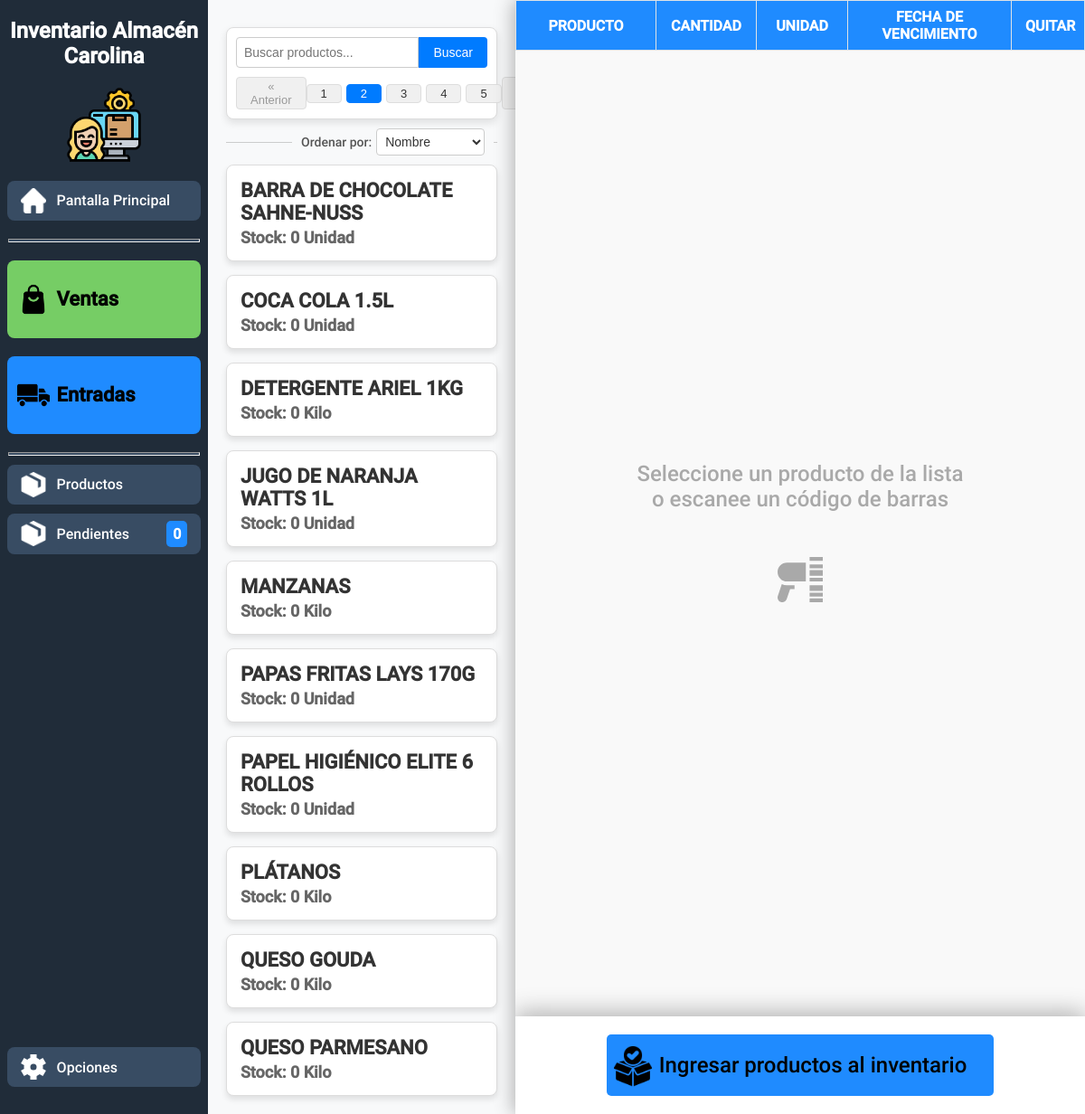
/modulo_entradas.php, run on the app's committed database.
### tables this page shows
CREATE TABLE producto (
    id_producto INT UNSIGNED NOT NULL AUTO_INCREMENT,
    nombre_producto VARCHAR(250) NOT NULL,
    total_vendidos BIGINT UNSIGNED DEFAULT 0, 
    stock_minimo INT UNSIGNED DEFAULT 10,
    codigo_de_barra VARCHAR(20),
    tiempo_alerta_vencimiento INT UNSIGNED DEFAULT 15,
    activo CHAR(1) NOT NULL DEFAULT 1,
    requiere_fecha_vencimiento CHAR(1) NOT NULL DEFAULT 1,
    por_registrar CHAR(1) NOT NULL DEFAULT 0,
     
    id_unidad INT UNSIGNED NOT NULL,
    PRIMARY KEY (id_producto)
);

### includes/modulo_entradas/lista_productos_modelo.php (called while the page is built, shortened)
<?php
function obtener_productos(object $pdo, string $busqueda, int $limite, int $offset)
{
    $consulta = "
        SELECT
            p.id_producto,
            p.nombre_producto,
            p.stock_minimo,
            p.codigo_de_barra,
            p.tiempo_alerta_vencimiento,
            u.nombre_unidad,
            pr.precio,
            c.costo
        FROM producto p
        LEFT JOIN unidad_de_medida u ON p.id_unidad = u.id_unidad
        LEFT JOIN precio pr ON p.id_producto = pr.id_producto
        LEFT JOIN costo c ON p.id_producto = c.id_producto
        WHERE LOWER(p.nombre_producto) LIKE LOWER(:busqueda)
        ORDER BY p.nombre_producto
        LIMIT :limite OFFSET :offset
        ;";
    $stmt = $pdo->prepare($consulta);
    $stmt->bindValue(":busqueda", "%$busqueda%", PDO::PARAM_STR);
    $stmt->bindValue(":limite", $limite, PDO::PARAM_INT);
    $stmt->bindValue(":offset", $offset, PDO::PARAM_INT);
    $stmt->execute();
    $productos = $stmt->fetchAll(PDO::FETCH_ASSOC);
    $consulta = "SELECT COUNT(*) AS total FROM producto WHERE LOWER(nombre_producto) LIKE LOWER(:busqueda);";
    $stmt = $pdo->prepare($consulta);
    $stmt->bindValue(":busqueda", "%$busqueda%", PDO::PARAM_STR);
    $stmt->execute();
    $total_items = $stmt->fetch(PDO::FETCH_ASSOC)["total"];
    $total_pages = ceil($total_items / $limite);
    return [
        "productos" => $productos,
        "total_items" => $total_items,
        "total_pages" => $total_pages
    ];
}

### includes/modulo_entradas/lista_productos.php (called while the page is built, shortened)
<?php
$search = $_GET['busqueda'] ?? '';
$page = $_GET['page'] ?? 1;
$itemsPerPage = 20;
$offset = ($page - 1) * $itemsPerPage;
try {
    require_once "includes/db.php";
    require_once "includes/modulo_entradas/lista_productos_modelo.php";
    require_once "includes/modulo_entradas/lista_productos_vista.php";
    $resul = obtener_productos($pdo, $search, $itemsPerPage, $offset);
} catch (\Throwable $th) {
}

### includes/modulo_entradas/lista_productos_vista.php (the view, shortened to what this page needs)
<?php
function insertar_productos($productos) {
    foreach ($productos as $producto) {
        [
            'id_producto'       => $id_producto,
            'nombre_producto'   => $nombre_producto,
            'stock_actual'      => $stock_actual,
            'stock_minimo'      => $stock_minimo,
            'codigo_de_barra'   => $codigo_de_barra,
            'requiere_fecha_vencimiento' => $requiere_fecha_vencimiento,
            'nombre_unidad'     => $nombre_unidad,
        ] = $producto;
        if($nombre_unidad === "Unidad") {
            $stock_actual = (int) $stock_actual;
        }
        echo "
            <div class='product-item' onclick=\"agregar_a_tabla($id_producto, '$nombre_producto', '$nombre_unidad', $requiere_fecha_vencimiento);\">
                <div class='product-name'>$nombre_producto</div>
                <span class='stock'>Stock: $stock_actual $nombre_unidad</span>
            </div>
        ";
    }
}

### modulo_entradas.php (shortened to what this page needs)
<?php
require_once "includes/modulo_entradas/lista_productos.php";
?>
<!DOCTYPE html>
<html lang="es">
<head>
    <link rel="stylesheet" href="styles/main.css">
    <link rel="stylesheet" href="styles/layout.css">
    <link rel="stylesheet" href="styles/busqueda.css">
    <link rel="stylesheet" href="styles/cuadricula_de_productos.css">
    <link rel="stylesheet" href="styles/barra_lateral_de_productos.css">
    <link rel="stylesheet" href="styles/tablas_ingreso_producto.css">
    <link rel="stylesheet" href="styles/mensaje_sin_productos.css">
    <link rel="stylesheet" href="styles/notificacion.css">
</head>
<body>
    <div class="main-container">
        <?php require_once "elementos_ui/barra_lateral.php" ?>
        <main class="content">
            <?php require_once "elementos_ui/busqueda.php" ?>
            <div class="product-grid">
                <?php
                insertar_productos($productos);
                ?>
            </div>
        </main>
        <div class="sidebar-productos">
            <div class="formulario-de-tabla">
                <form action="includes/modulo_entradas/entrada.php" method="post">
                    <table class="table-adjusted">
                        <thead>
                            <tr>
                                <th>Producto</th>
                                <th width="80px">Cantidad</th>
                                <th width="70px">Unidad</th>
                                <th width="150px">Fecha de Vencimiento</th>
                                <th width="50px">Quitar</th>
                            </tr>
                        </thead>
                    </table>
                    <div class="form-footer">
                        <button type="submit" class="button-submit" onclick="sessionStorage.removeItem('productos');">
                            <div class="icon icon-big">
                                <img src="img/botones/completed.png" alt="">
                            </div>
                            <p>Ingresar productos al inventario</p>
                        </button>
                    </div>
                </form>
            </div>
        </div>
    </div>
</body>
</html>

### elementos_ui/barra_lateral.php (shortened to what this page needs)
<aside>
    <h2>Inventario Almacén Carolina</h2>
    <img src="img/logo.png" alt="Logo" class="logo">
    <a href="index.php" class="sidebar-btn">
        <div class="icon icon-inv">
            <img src="img/botones/home.png" alt="Pantalla Principal">
        </div>
        <p>Pantalla Principal</p>
    </a>
    <hr>
    <a href="modulo_ventas.php" class="sidebar-btn sidebar-btn-large sales">
        <div class="icon icon-big">
            <img src="img/botones/bag.png" alt="Módulo de ventas">
        </div>
        <p>Ventas</p>
    </a>
    <a href="modulo_entradas.php" class="sidebar-btn sidebar-btn-large entries">
        <div class="icon icon-big">
            <img src="img/botones/delivery-truck.png" alt="Módulo de Entradas">
        </div>
        <p>Entradas</p>
    </a>
    <hr>
    <a href="modulo_productos.php" class="sidebar-btn">
        <div class="icon icon-inv">
            <img src="img/botones/box.png" alt="Módulo de Productos">
        </div>
        <p>Productos</p>
    </a>
    <a href="modulo_productos_pendientes.php" class="sidebar-btn">
        <div class="icon icon-inv">
            <img src="img/botones/box.png" alt="Módulo de Productos">
        </div>
        <p>Pendientes</p>
        <span><?php require_once "includes/modulo_productos_pendientes/contar_productos_pendientes.php"; ?></span>
    </a>
    <a href="opciones.php" class="sidebar-btn last">
        <div class="icon icon-inv">
        </div>
        <p>Opciones</p>
    </a>
</aside>

### includes/modulo_productos_pendientes/contar_productos_pendientes.php (shortened to what this page needs)
<?php
try {
    require_once "includes/db.php";
    $consulta = "SELECT count(*) as cant_productos_pendientes FROM producto WHERE por_registrar = 1;";
    $stmt = $pdo->prepare($consulta);
    $stmt->execute();
    $resul = $stmt->fetch(PDO::FETCH_ASSOC);
    echo $resul["cant_productos_pendientes"];
} catch (PDOException $e) {
    die("Fallo al contar los productos pendientes para la barra lateral: " . $e->getMessage());
}

### elementos_ui/busqueda.php (shortened to what this page needs)
<form method="get">
    <div class="search-card">
        <div class="search-input-group">
            <input type="text" name="busqueda" class="search-input" placeholder="Buscar productos..." value="<?php echo isset($_GET['busqueda']) ? htmlspecialchars($_GET['busqueda']) : ''; ?>" />
            <button type="submit" class="search-button">Buscar</button>
        </div>
        <div class="pagination">
            <button type="button" class="page-btn prev-btn" disabled>&laquo; Anterior</button>
            <div class="page-numbers">
                <button type="button" name="pagina" value="1" class="page-btn">1</button>
                <button type="button" name="pagina" value="2" class="page-btn current">2</button>
                <button type="button" name="pagina" value="3" class="page-btn">3</button>
                <button type="button" name="pagina" value="4" class="page-btn">4</button>
                <button type="button" name="pagina" value="5" class="page-btn">5</button>
            </div>
            <button type="button" class="page-btn next-btn">Siguiente &raquo;</button>
        </div>
    </div>
    <div method="get" class="sorting-bar">
        <span>Ordenar por:
            <select name="orden" onchange="this.form.submit()">
                <option value="nombre">Nombre</option>
            </select>
        </span>
    </div>
</form>

### styles/main.css (style rules this page uses)
:root { font-family: Roboto, Arial, Helvetica, sans-serif; --oscuro: #202C39; --verde: #76CD65; --verde-oscuro: #518d45; --azul: #1F8BFF; --azul-oscuro: #1560b1; --rosa: #ffcad4; --naranja: #f7af9d; --rojo: #E05263; }

### styles/layout.css (style rules this page uses)
body { margin: 0; display: flex; flex-direction: column; height: 100vh; overflow: hidden; }
.main-container { display: flex; flex: 1; overflow: hidden; }
aside { width: 210px; background-color: var(--oscuro); color: white; display: flex; flex-direction: column; align-items: center; padding: 20px 10px; flex-shrink: 0; overflow-y: auto; overflow-x: hidden; }
aside h2 { text-align: center; font-size: 24px; margin-top: 0px; }
.logo { width: 40%; height: auto; margin-bottom: 20px; }
aside .sidebar-btn { display: flex; align-items: center; gap: 10px; background-color: #384c63; color: white; margin-bottom: 10px; padding: 8px 15px; border-radius: 8px; width: 88%; cursor: pointer; text-decoration: none; font-size: 16px; text-align: center; transition: background-color 0.3s; }
aside .sidebar-btn p { flex-grow: 1; text-align: left; margin: 2px; }
aside .sidebar-btn span { background-color: var(--azul); padding: 5px 7px; border-radius: 5px; font-weight: 900; display: inline-block; }
aside .sidebar-btn-large { padding: 25px 15px; margin: 10px; font-size: 22px; font-weight: bold; }
aside .sidebar-btn-large.sales { color: black; background-color: var(--verde); }
aside .sidebar-btn-large.entries { color: black; background-color: var(--azul); }
aside .last { margin-top: auto; }
hr { flex-direction: column; width: 100%; height: 2px; color: #384c63; background-color: #384c63; margin: 10px 0; }
.content { flex: 1; background-color: #f8f9fa; padding: 20px; overflow-y: auto; }
.icon { width: 28px; border-radius: 4px; display: flex; align-items: center; justify-content: center; font-size: 14px; color: white; flex-shrink: 0; }
.icon img { width: 28px; }
.icon svg { width: 28px; height: 28px; }
.icon-big img { width: 36px; }
.icon-inv { filter: invert(); }

### styles/busqueda.css (style rules this page uses)
.search-card { background-color: #fff; border: 1px solid #ddd; border-radius: 8px; box-shadow: 0 4px 8px rgba(0, 0, 0, 0.1); margin: 10px auto; padding: 10px; text-align: center; }
.search-input-group { display: flex; width: 100%; margin-bottom: 10px; }
.search-input { flex: 1; padding: 8px; border: 1px solid #ccc; border-radius: 4px 0 0 4px; font-size: 14px; }
.search-button { padding: 8px 16px; background-color: #007bff; border: none; border-radius: 0 4px 4px 0; color: white; font-size: 14px; cursor: pointer; transition: background-color 0.3s ease; }
.pagination { display: flex; justify-content: space-between; align-items: center; width: 100%; }
.page-btn { padding: 2px 15px; font-size: 13px; background-color: #f0f0f0; border: 1px solid #ddd; border-radius: 4px; color: #333; cursor: pointer; transition: background-color 0.3s ease; }
.page-btn:disabled { color: #999; cursor: not-allowed; }
.page-btn.current { background-color: #007bff; color: white; border-color: #007bff; cursor: default; }
.prev-btn { margin-right: auto; }
.next-btn { margin-left: auto; }
.page-numbers { display: flex; gap: 5px; justify-content: center; }
.sorting-bar { width: 100%; position: relative; display: flex; align-items: center; margin-bottom: 10px; }
.sorting-bar::before { content: ""; flex-grow: 19; height: 1px; background-color: #ccc; margin-right: 10px; margin-right: 10px; }
.sorting-bar::after { content: ""; flex-grow: 1; max-width: 20px; height: 1px; background-color: #ccc; margin-left: 10px; margin-left: 10px; }
.sorting-bar span { display: flex; align-items: center; font-size: 14px; color: #555; }
.sorting-bar select { font-size: 14px; padding: 5px; margin-left: 5px; border: 1px solid #ccc; border-radius: 4px; background-color: #fff; color: #333; cursor: pointer; }

### styles/cuadricula_de_productos.css (style rules this page uses)
.product-grid { display: grid; grid-template-columns: repeat(auto-fit, minmax(200px, 1fr)); gap: 15px; align-items: stretch; }
.product-item { position: relative; background-color: white; border: 1px solid #ddd; border-radius: 8px; padding: 15px; box-shadow: 0 4px 6px rgba(0, 0, 0, 0.1); cursor: pointer; transition: transform 0.2s, box-shadow 0.2s; display: flex; flex-direction: column; justify-content: space-between; user-select: none; }
.product-name { font-size: 22px; font-weight: bold; color: #333; margin-bottom: 4px; flex-grow: 1; text-transform: uppercase; z-index: 3; }
.stock { font-size: 18px; color: #666; display: flex; justify-content: space-between; font-weight: bold; z-index: 3; }

### data on the page
producto: nombre_producto "BARRA DE CHOCOLATE SAHNE-NUSS", stock_actual "0", nombre_unidad "Unidad"
producto: nombre_producto "COCA COLA 1.5L", stock_actual "0", nombre_unidad "Unidad"
producto: nombre_producto "DETERGENTE ARIEL 1KG", stock_actual "0", nombre_unidad "Kilo"
producto: nombre_producto "JUGO DE NARANJA WATTS 1L", stock_actual "0", nombre_unidad "Unidad"
producto: nombre_producto "MANZANAS", stock_actual "0", nombre_unidad "Kilo"
producto: nombre_producto "PAPAS FRITAS LAYS 170G", stock_actual "0", nombre_unidad "Unidad"
producto: nombre_producto "PAPEL HIGIÉNICO ELITE 6 ROLLOS", stock_actual "0", nombre_unidad "Unidad"
producto: nombre_producto "PLÁTANOS", stock_actual "0", nombre_unidad "Kilo"
producto: nombre_producto "QUESO GOUDA", stock_actual "0", nombre_unidad "Kilo"
producto: nombre_producto "QUESO PARMESANO", stock_actual "0", nombre_unidad "Kilo"

### other printed values
$resul["cant_productos_pendientes"] "0"
